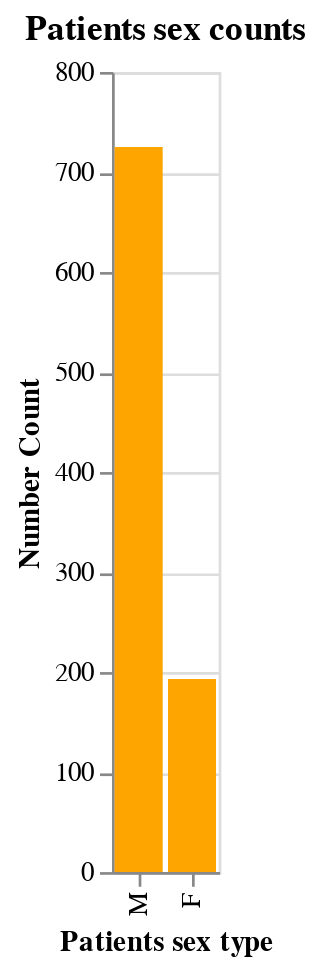

This figure's notebook cell:
### Code cell
#Figure 2: Patients sex distribution.
plot_chart2= plot_value_counts(hf_pred, 'Sex', color='orange', title="Patients sex counts",
                               x_title= 'Patients sex type')
plot_chart2

### Figure 1 — Vega-Lite specification as saved in the notebook (floating-point values rounded to 4 significant figures)
{"config": {"view": {"continuousWidth": 300, "continuousHeight": 300}}, "data": {"name": "data-7fb6770309033f49fef82259c3bba21c"}, "mark": {"type": "bar", "color": "orange"}, "encoding": {"x": {"field": "Sex", "sort": "-y", "title": "Patients sex type", "type": "nominal"}, "y": {"field": "Count", "title": "Number Count", "type": "quantitative"}}, "title": "Patients sex counts", "$schema": "https://vega.github.io/schema/vega-lite/v5.20.1.json", "datasets": {"data-7fb6770309033f49fef82259c3bba21c": [{"Sex": "M", "Count": 725}, {"Sex": "F", "Count": 193}]}}
